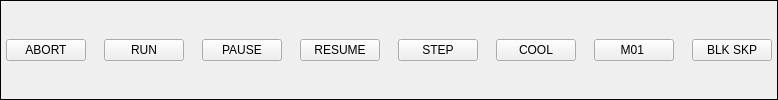
        <widget class="QFrame" name="gridFrame">
         <property name="styleSheet">
          <string notr="true">ActionButton {
min-height: 50px;
min-width: 50px;
font: 14pt &quot;DejaVu Sans&quot;;
}</string>
         </property>
         <property name="frameShape">
          <enum>QFrame::Box</enum>
         </property>
         <layout class="QGridLayout" name="gridLayout">
          <property name="leftMargin">
           <number>5</number>
          </property>
          <property name="topMargin">
           <number>5</number>
          </property>
          <property name="rightMargin">
           <number>5</number>
          </property>
          <property name="bottomMargin">
           <number>5</number>
          </property>
          <property name="horizontalSpacing">
           <number>18</number>
          </property>
          <item row="0" column="1">
           <widget class="ActionButton" name="run">
            <property name="text">
             <string>RUN</string>
            </property>
            <property name="checkable">
             <bool>false</bool>
            </property>
            <property name="actionName" stdset="0">
             <string>program.run</string>
            </property>
           </widget>
          </item>
          <item row="0" column="6">
           <widget class="ActionButton" name="optional_stop">
            <property name="styleSheet">
             <string notr="true"/>
            </property>
            <property name="text">
             <string>M01 </string>
            </property>
            <property name="rules" stdset="0">
             <string>[{&quot;channels&quot;: [{&quot;url&quot;: &quot;status:optional_stop&quot;, &quot;trigger&quot;: true}], &quot;property&quot;: &quot;Style Sheet&quot;, &quot;expression&quot;: &quot;\&quot;background-color:rgb(138, 226, 52)\&quot; if ch[0] else ''&quot;, &quot;name&quot;: &quot;New Rule&quot;}]</string>
            </property>
            <property name="actionName" stdset="0">
             <string>program.optional-stop.toggle</string>
            </property>
           </widget>
          </item>
          <item row="0" column="0">
           <widget class="ActionButton" name="abort">
            <property name="text">
             <string>ABORT</string>
            </property>
            <property name="actionName" stdset="0">
             <string>program.abort</string>
            </property>
           </widget>
          </item>
          <item row="0" column="4">
           <widget class="ActionButton" name="step">
            <property name="text">
             <string>STEP</string>
            </property>
            <property name="actionName" stdset="0">
             <string>program.step</string>
            </property>
           </widget>
          </item>
          <item row="0" column="2">
           <widget class="ActionButton" name="pause">
            <property name="text">
             <string>PAUSE</string>
            </property>
            <property name="actionName" stdset="0">
             <string>program.pause</string>
            </property>
           </widget>
          </item>
          <item row="0" column="3">
           <widget class="ActionButton" name="resume">
            <property name="text">
             <string>RESUME</string>
            </property>
            <property name="actionName" stdset="0">
             <string>program.resume</string>
            </property>
           </widget>
          </item>
          <item row="0" column="7">
           <widget class="ActionButton" name="Block_delete">
            <property name="text">
             <string>BLK SKP</string>
            </property>
            <property name="autoDefault">
             <bool>false</bool>
            </property>
            <property name="rules" stdset="0">
             <string>[{&quot;channels&quot;: [{&quot;url&quot;: &quot;status:block_delete&quot;, &quot;trigger&quot;: true}], &quot;property&quot;: &quot;Style Sheet&quot;, &quot;expression&quot;: &quot;\&quot;background-color:rgb(138, 226, 52)\&quot; if ch[0] else ''&quot;, &quot;name&quot;: &quot;New Rule&quot;}]</string>
            </property>
            <property name="actionName" stdset="0">
             <string>program.block-delete.toggle</string>
            </property>
           </widget>
          </item>
          <item row="0" column="5">
           <widget class="ActionButton" name="floodtoggle">
            <property name="text">
             <string>COOL</string>
            </property>
            <property name="rules" stdset="0">
             <string>[{&quot;channels&quot;: [{&quot;url&quot;: &quot;status:flood&quot;, &quot;trigger&quot;: true}], &quot;property&quot;: &quot;Style Sheet&quot;, &quot;expression&quot;: &quot;\&quot;background-color:rgb(138, 226, 52)\&quot; if ch[0]&lt;&gt;0 else ''&quot;, &quot;name&quot;: &quot;backround color&quot;}]</string>
            </property>
            <property name="actionName" stdset="0">
             <string>coolant_actions.flood.toggle</string>
            </property>
           </widget>
          </item>
         </layout>
        </widget>
